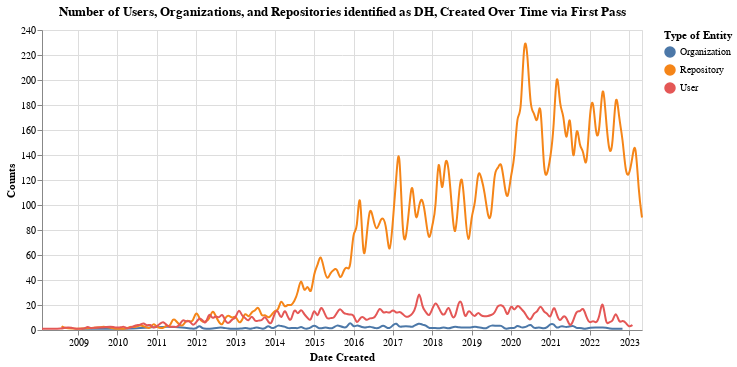

The notebook cell this image was saved under:
### Code cell
first_pass_chart

### Figure 1 — Vega-Lite specification as saved in the notebook (floating-point values rounded to 4 significant figures; data arrays with more than 128 entries replaced by an {"elided": "..."} marker saying what was removed)
{"$schema": "https://vega.github.io/schema/vega-lite/v5.6.1.json", "config": {"view": {"continuousHeight": 300, "continuousWidth": 300}}, "data": {"name": "data-a7c84caf0edb6f5d2c9825bf46a15bbd"}, "datasets": {"data-a7c84caf0edb6f5d2c9825bf46a15bbd": {"elided": "465 records"}}, "height": 300, "layer": [{"encoding": {"color": {"field": "data_type", "title": "Type of Entity", "type": "nominal"}, "x": {"axis": {"format": "%Y"}, "field": "date", "title": "Date Created", "type": "temporal"}, "y": {"field": "counts", "title": "Counts", "type": "quantitative"}}, "mark": {"interpolate": "basis", "type": "line"}}, {"encoding": {"opacity": {"value": 0}, "x": {"field": "date", "type": "temporal"}}, "mark": {"type": "point"}, "name": "view_5"}, {"encoding": {"color": {"field": "data_type", "title": "Type of Entity", "type": "nominal"}, "opacity": {"condition": {"empty": false, "param": "param_5", "value": 1}, "value": 0}, "x": {"axis": {"format": "%Y"}, "field": "date", "title": "Date Created", "type": "temporal"}, "y": {"field": "counts", "title": "Counts", "type": "quantitative"}}, "mark": {"type": "point"}}, {"encoding": {"x": {"field": "date", "type": "temporal"}}, "mark": {"color": "gray", "type": "rule"}, "transform": [{"filter": {"empty": false, "param": "param_5"}}]}, {"encoding": {"color": {"field": "data_type", "title": "Type of Entity", "type": "nominal"}, "text": {"condition": {"empty": false, "field": "counts", "param": "param_5"}, "value": " "}, "x": {"axis": {"format": "%Y"}, "field": "date", "title": "Date Created", "type": "temporal"}, "y": {"field": "counts", "title": "Counts", "type": "quantitative"}}, "mark": {"align": "left", "dx": 5, "dy": -5, "type": "text"}}], "params": [{"name": "param_5", "select": {"encodings": ["x"], "nearest": true, "on": "mouseover", "type": "point"}, "views": ["view_5"]}], "title": "Number of Users, Organizations, and Repositories identified as DH, Created Over Time via First Pass", "width": 600}
